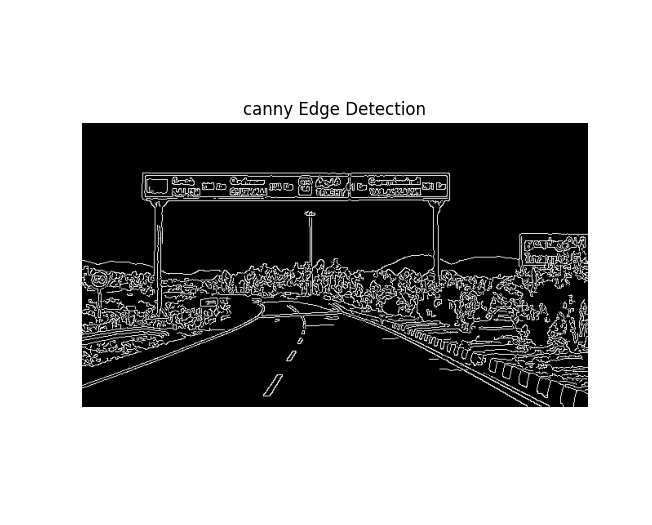

Here is the Python script that generated this plot:
import cv2
import numpy as np
from matplotlib import pyplot as plt
imag = cv2.imread('D:\study\B.Tech\Project\Inputs\Roadway.jpeg.png',cv2.IMREAD_GRAYSCALE)
img = cv2.GaussianBlur(imag,(3,3),0)
edges=cv2.Canny(img,50,150)
plt.figure(figsize=(12,6))
plt.subplot(1,1,1),plt.imshow(edges,cmap='gray')
plt.title('canny Edge Detection'),plt.axis('off')
plt.show()
